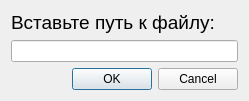
<?xml version="1.0" encoding="UTF-8"?>
<ui version="4.0">
 <class>File</class>
 <widget class="QDialog" name="File">
  <property name="geometry">
   <rect>
    <x>0</x>
    <y>0</y>
    <width>249</width>
    <height>98</height>
   </rect>
  </property>
  <property name="windowTitle">
   <string>File</string>
  </property>
  <layout class="QGridLayout" name="gridLayout">
   <item row="0" column="0">
    <layout class="QVBoxLayout" name="verticalLayout">
     <item>
      <widget class="QLabel" name="label">
       <property name="font">
        <font>
         <pointsize>14</pointsize>
        </font>
       </property>
       <property name="text">
        <string>Вставьте путь к файлу:</string>
       </property>
      </widget>
     </item>
     <item>
      <widget class="QLineEdit" name="lineEdit"/>
     </item>
    </layout>
   </item>
   <item row="1" column="0">
    <widget class="QDialogButtonBox" name="buttonBox">
     <property name="standardButtons">
      <set>QDialogButtonBox::Cancel|QDialogButtonBox::Ok</set>
     </property>
    </widget>
   </item>
  </layout>
 </widget>
 <resources/>
 <connections/>
</ui>
